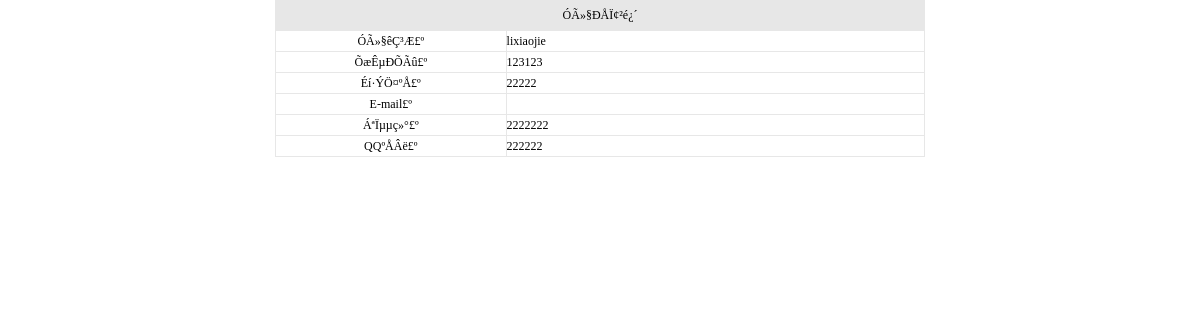
The page /admin/user_view.php?id=3 (signed in) on the database its author committed.
### tables this page shows
CREATE TABLE `user` (
  `id` int(4) NOT NULL AUTO_INCREMENT,
  `name` varchar(25) DEFAULT NULL COMMENT '帐号',
  `pwd` varchar(50) DEFAULT NULL COMMENT '密码',
  `dongjie` int(4) NOT NULL DEFAULT '0' COMMENT '是否冻结',
  `num` int(10) DEFAULT NULL COMMENT '学号',
  `sfzh` varchar(25) DEFAULT NULL COMMENT '身份证',
  `tel` varchar(25) DEFAULT NULL COMMENT '联系电话',
  `qq` varchar(25) DEFAULT NULL COMMENT '联系qq',
  `dizhi` varchar(100) DEFAULT NULL COMMENT '邮寄地址',
  `youbian` varchar(25) DEFAULT NULL COMMENT '邮编',
  `truename` varchar(25) DEFAULT NULL COMMENT '真实姓名',
  PRIMARY KEY (`id`)
);

### admin/user_view.php (the view, shortened to what this page needs)
<html>
<head>
<link rel="stylesheet" type="text/css" href="skin/css/base.css">
</head>
<?php
include("../conn.php");
$id=$_GET[id];
$sql=mysql_query("select * from user where id=".$id."",$conn);
$data=mysql_fetch_array($sql);
?>
<body topmargin="0" leftmargin="0" bottommargin="0">
<table width="650" border="0" align="center" cellpadding="0" cellspacing="0">
 <form name="form1" method="post" action="djyh.php">
  <tr>
    <td height="30" bgcolor="#E7E7E7"><div align="center" >ÓÃ»§ÐÅÏ¢²é¿´</div></td>
  </tr>
  <tr>
    <td height="98" bgcolor="#E7E7E7"><table width="650" border="0" align="center" cellpadding="0" cellspacing="1">
      <tr>
        <td width="99" height="20" bgcolor="#FFFFFF"><div align="center">ÓÃ»§êÇ³Æ£º</div></td>
        <td width="180" bgcolor="#FFFFFF"><div align="left"><?php  echo $data[name];?></div></td>
       </div></td>
      </tr>
      <tr>
        <td height="20" bgcolor="#FFFFFF"><div align="center">ÕæÊµÐÕÃû£º</div></td>
        <td colspan="3" bgcolor="#FFFFFF"><div align="left"><?php  echo $data[truename];?></div></td>
      </tr>
      <tr>
        <td height="20" bgcolor="#FFFFFF"><div align="center">Éí·ÝÖ¤ºÅ£º</div></td>
        <td colspan="3" bgcolor="#FFFFFF"><div align="left"><?php  echo $data[sfzh];?></div></td>
      </tr>
	  <tr>
        <td height="20" bgcolor="#FFFFFF"><div align="center">E-mail£º</div></td>
        <td colspan="3" bgcolor="#FFFFFF"><div align="left"><?php  echo $data[email];?></div></td>
      </tr>
	  <tr>
        <td height="20" bgcolor="#FFFFFF"><div align="center">ÁªÏµµç»°£º</div></td>
        <td colspan="3" bgcolor="#FFFFFF"><div align="left"><?php  echo $data[tel];?></div></td>
      </tr>
	  <tr>
        <td height="20" bgcolor="#FFFFFF"><div align="center">QQºÅÂë£º</div></td>
        <td colspan="3" bgcolor="#FFFFFF"><div align="left"><?php  echo $data[qq];?></div></td>
      </tr>
    </table></td>
</body>
</html>

### css/base.css (style rules this page uses)
* { font-size: 12px; font-family: "����"; }
td { line-height: 1.5; }
body { font-size: 12px; line-height: 1.5; font-family: "����"; }
form,h1,h2,h3,ul,ol,div { margin: 0; padding:0; }
td,th,div { word-break:break-all; word-wrap:break-word; }

### rows shown on the page
user: name "lixiaojie", truename "123123", sfzh "22222", tel "2222222", qq "222222"
